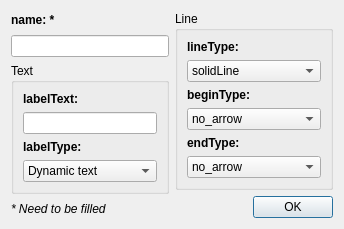
<?xml version="1.0" encoding="UTF-8"?>
<ui version="4.0">
 <class>EdgePropertiesDialog</class>
 <widget class="QDialog" name="EdgePropertiesDialog">
  <property name="geometry">
   <rect>
    <x>0</x>
    <y>0</y>
    <width>344</width>
    <height>217</height>
   </rect>
  </property>
  <property name="windowTitle">
   <string>Edge properties</string>
  </property>
  <layout class="QGridLayout" name="gridLayout_3">
   <item row="0" column="0">
    <layout class="QHBoxLayout" name="horizontalLayout_2">
     <item>
      <layout class="QVBoxLayout" name="verticalLayout_2">
       <item>
        <widget class="QLabel" name="nameLabel">
         <property name="font">
          <font>
           <weight>75</weight>
           <bold>true</bold>
          </font>
         </property>
         <property name="text">
          <string>name: *</string>
         </property>
        </widget>
       </item>
       <item>
        <widget class="QLineEdit" name="nameEdit"/>
       </item>
       <item>
        <widget class="QGroupBox" name="groupBox_2">
         <property name="title">
          <string>Text</string>
         </property>
         <layout class="QGridLayout" name="gridLayout_2">
          <item row="0" column="0">
           <widget class="QLabel" name="labelTextLabel">
            <property name="font">
             <font>
              <weight>75</weight>
              <bold>true</bold>
             </font>
            </property>
            <property name="text">
             <string>labelText:</string>
            </property>
           </widget>
          </item>
          <item row="1" column="0">
           <widget class="QLineEdit" name="labelTextEdit"/>
          </item>
          <item row="2" column="0">
           <widget class="QLabel" name="labelTypeLabel">
            <property name="font">
             <font>
              <weight>75</weight>
              <bold>true</bold>
             </font>
            </property>
            <property name="text">
             <string>labelType:</string>
            </property>
           </widget>
          </item>
          <item row="3" column="0">
           <widget class="QComboBox" name="labelTypeComboBox">
            <item>
             <property name="text">
              <string>Dynamic text</string>
             </property>
            </item>
            <item>
             <property name="text">
              <string>Static text</string>
             </property>
            </item>
           </widget>
          </item>
         </layout>
        </widget>
       </item>
       <item>
        <widget class="QLabel" name="label">
         <property name="font">
          <font>
           <italic>true</italic>
          </font>
         </property>
         <property name="text">
          <string>* Need to be filled</string>
         </property>
        </widget>
       </item>
      </layout>
     </item>
     <item>
      <layout class="QVBoxLayout" name="verticalLayout">
       <item>
        <widget class="QGroupBox" name="groupBox">
         <property name="enabled">
          <bool>true</bool>
         </property>
         <property name="title">
          <string>Line</string>
         </property>
         <layout class="QGridLayout" name="gridLayout">
          <item row="0" column="0">
           <widget class="QLabel" name="lineTypeLabel">
            <property name="font">
             <font>
              <weight>75</weight>
              <bold>true</bold>
             </font>
            </property>
            <property name="text">
             <string>lineType:</string>
            </property>
           </widget>
          </item>
          <item row="1" column="0">
           <widget class="QComboBox" name="lineTypeComboBox">
            <item>
             <property name="text">
              <string>solidLine</string>
             </property>
            </item>
            <item>
             <property name="text">
              <string>dashLine</string>
             </property>
            </item>
            <item>
             <property name="text">
              <string>dotLine</string>
             </property>
            </item>
           </widget>
          </item>
          <item row="2" column="0">
           <widget class="QLabel" name="beginTypeLabel">
            <property name="font">
             <font>
              <weight>75</weight>
              <bold>true</bold>
             </font>
            </property>
            <property name="text">
             <string>beginType:</string>
            </property>
           </widget>
          </item>
          <item row="3" column="0">
           <widget class="QComboBox" name="beginTypeComboBox">
            <property name="currentIndex">
             <number>0</number>
            </property>
            <property name="iconSize">
             <size>
              <width>70</width>
              <height>15</height>
             </size>
            </property>
            <item>
             <property name="text">
              <string>no_arrow</string>
             </property>
             <property name="icon">
              <iconset resource="../arrowIcons.qrc">
               <normaloff>:/arrows/noArrow.png</normaloff>:/arrows/noArrow.png</iconset>
             </property>
            </item>
            <item>
             <property name="text">
              <string>open_arrow</string>
             </property>
             <property name="icon">
              <iconset resource="../arrowIcons.qrc">
               <normaloff>:/arrows/openArrow.png</normaloff>:/arrows/openArrow.png</iconset>
             </property>
            </item>
            <item>
             <property name="text">
              <string>empty_arrow</string>
             </property>
             <property name="icon">
              <iconset resource="../arrowIcons.qrc">
               <normaloff>:/arrows/emptyArrow.png</normaloff>:/arrows/emptyArrow.png</iconset>
             </property>
            </item>
            <item>
             <property name="text">
              <string>filled_arrow</string>
             </property>
             <property name="icon">
              <iconset resource="../arrowIcons.qrc">
               <normaloff>:/arrows/filledArrow.png</normaloff>:/arrows/filledArrow.png</iconset>
             </property>
            </item>
            <item>
             <property name="text">
              <string>empty_rhomb</string>
             </property>
             <property name="icon">
              <iconset resource="../arrowIcons.qrc">
               <normaloff>:/arrows/emptyRhomb.png</normaloff>:/arrows/emptyRhomb.png</iconset>
             </property>
            </item>
            <item>
             <property name="text">
              <string>filled_rhomb</string>
             </property>
             <property name="icon">
              <iconset resource="../arrowIcons.qrc">
               <normaloff>:/arrows/filledRhomb.png</normaloff>:/arrows/filledRhomb.png</iconset>
             </property>
            </item>
           </widget>
          </item>
          <item row="4" column="0">
           <widget class="QLabel" name="endTypeLabel">
            <property name="font">
             <font>
              <weight>75</weight>
              <bold>true</bold>
             </font>
            </property>
            <property name="text">
             <string>endType:</string>
            </property>
           </widget>
          </item>
          <item row="5" column="0">
           <widget class="QComboBox" name="endTypeComboBox">
            <property name="currentIndex">
             <number>0</number>
            </property>
            <property name="iconSize">
             <size>
              <width>70</width>
              <height>15</height>
             </size>
            </property>
            <item>
             <property name="text">
              <string>no_arrow</string>
             </property>
             <property name="icon">
              <iconset resource="../arrowIcons.qrc">
               <normaloff>:/arrows/noArrow.png</normaloff>:/arrows/noArrow.png</iconset>
             </property>
            </item>
            <item>
             <property name="text">
              <string>open_arrow</string>
             </property>
             <property name="icon">
              <iconset resource="../arrowIcons.qrc">
               <normaloff>:/arrows/openArrow.png</normaloff>:/arrows/openArrow.png</iconset>
             </property>
            </item>
            <item>
             <property name="text">
              <string>empty_arrow</string>
             </property>
             <property name="icon">
              <iconset resource="../arrowIcons.qrc">
               <normaloff>:/arrows/emptyArrow.png</normaloff>:/arrows/emptyArrow.png</iconset>
             </property>
            </item>
            <item>
             <property name="text">
              <string>filled_arrow</string>
             </property>
             <property name="icon">
              <iconset resource="../arrowIcons.qrc">
               <normaloff>:/arrows/filledArrow.png</normaloff>:/arrows/filledArrow.png</iconset>
             </property>
            </item>
            <item>
             <property name="text">
              <string>empty_rhomb</string>
             </property>
             <property name="icon">
              <iconset resource="../arrowIcons.qrc">
               <normaloff>:/arrows/emptyRhomb.png</normaloff>:/arrows/emptyRhomb.png</iconset>
             </property>
            </item>
            <item>
             <property name="text">
              <string>filled_rhomb</string>
             </property>
             <property name="icon">
              <iconset resource="../arrowIcons.qrc">
               <normaloff>:/arrows/filledRhomb.png</normaloff>:/arrows/filledRhomb.png</iconset>
             </property>
            </item>
           </widget>
          </item>
         </layout>
        </widget>
       </item>
       <item>
        <layout class="QHBoxLayout" name="horizontalLayout">
         <item>
          <spacer name="horizontalSpacer">
           <property name="orientation">
            <enum>Qt::Horizontal</enum>
           </property>
           <property name="sizeHint" stdset="0">
            <size>
             <width>40</width>
             <height>20</height>
            </size>
           </property>
          </spacer>
         </item>
         <item>
          <widget class="QPushButton" name="okPushButton">
           <property name="text">
            <string>OK</string>
           </property>
          </widget>
         </item>
        </layout>
       </item>
      </layout>
     </item>
    </layout>
   </item>
  </layout>
  <zorder></zorder>
 </widget>
 <resources>
  <include location="../arrowIcons.qrc"/>
 </resources>
 <connections/>
</ui>
